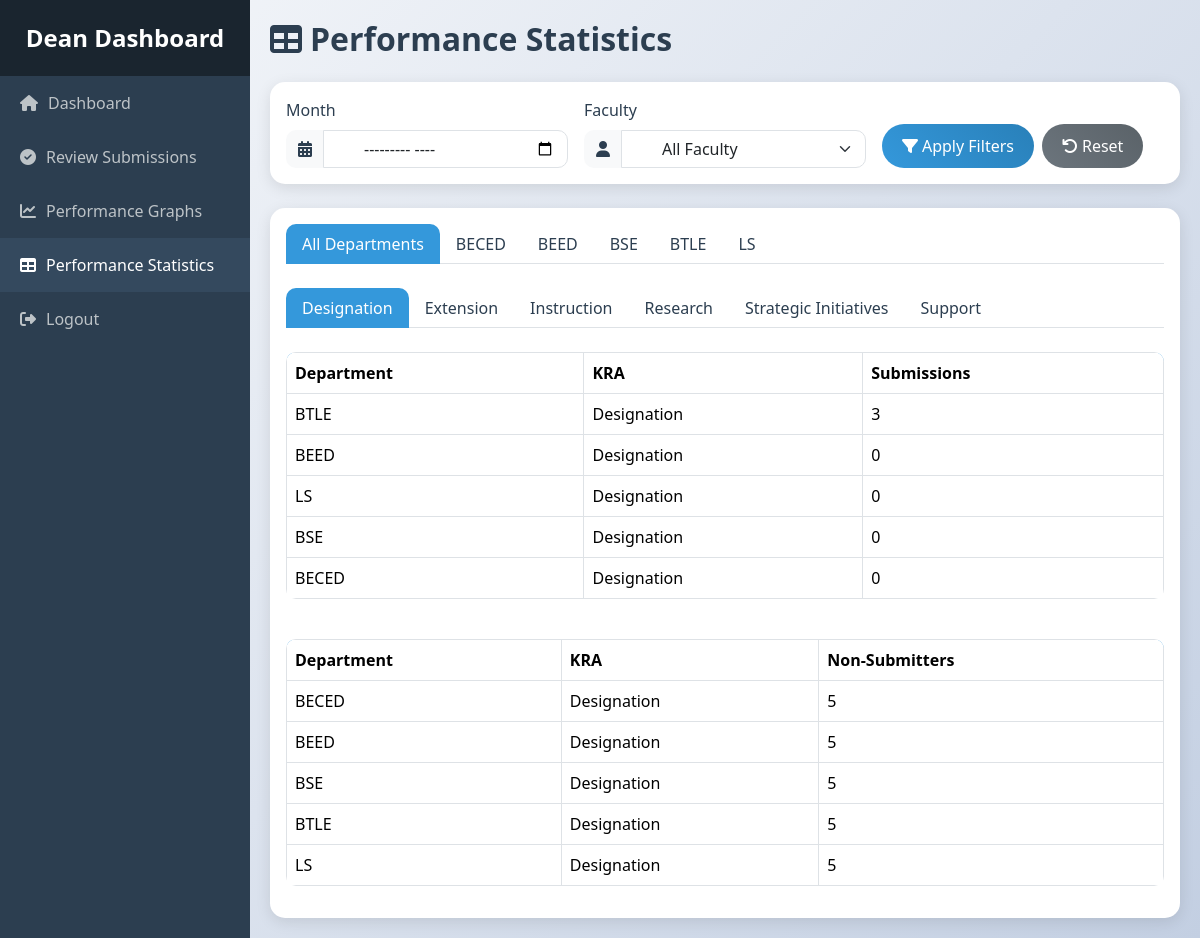
Page /report_statistics.php (signed in) on the committed database.
### tables this page shows
CREATE TABLE `department` (
  `department_id` int(11) NOT NULL,
  `department_name` varchar(100) NOT NULL
);

CREATE TABLE `kra` (
  `kra_id` int(11) NOT NULL,
  `kra_name` varchar(50) NOT NULL,
  `description` text DEFAULT NULL,
  `weight` decimal(5,2) DEFAULT 1.00
);

### report_statistics.php (the view, shortened to what this page needs)
<?php
require 'config.php';
$dept_stmt = $pdo->query("SELECT department_id, department_name FROM Department ORDER BY department_name");
$departments = $dept_stmt->fetchAll();
$kra_stmt = $pdo->query("SELECT kra_id, kra_name FROM KRA ORDER BY kra_name");
$kras = $kra_stmt->fetchAll();
$month_filter = isset($_POST['month']) ? $_POST['month'] : '';
$faculty_filter = isset($_POST['faculty']) ? $_POST['faculty'] : '';
$all_depts_data = [];
foreach ($kras as $kra) {
    $kra_id = $kra['kra_id'];
    $query = "SELECT d.department_id, d.department_name, COUNT(a.accomplishment_id) as count
              FROM Department d
              LEFT JOIN Users u ON u.department_id = d.department_id
              LEFT JOIN Accomplishment a ON a.user_id = u.user_id AND a.kra_id = ?
              WHERE u.role = 'Faculty'";
    $params = [$kra_id];
    $query .= " GROUP BY d.department_id, d.department_name ORDER BY count DESC";
    $stmt = $pdo->prepare($query);
    $stmt->execute($params);
    $dept_counts = $stmt->fetchAll();
    $non_submit_counts = [];
    foreach ($departments as $dept) {
        $dept_id = $dept['department_id'];
        $non_submit_query = "SELECT COUNT(DISTINCT u.user_id) as non_submitters
                             FROM Users u
                             LEFT JOIN Accomplishment a ON a.user_id = u.user_id AND a.kra_id = ?
                             WHERE u.role = 'Faculty' AND u.department_id = ? AND a.accomplishment_id IS NULL";
        $non_submit_params = [$kra_id, $dept_id];
        $non_submit_stmt = $pdo->prepare($non_submit_query);
        $non_submit_stmt->execute($non_submit_params);
        $non_submitters = $non_submit_stmt->fetchColumn();
        $non_submit_counts[$dept_id] = [
            'department_name' => $dept['department_name'],
            'non_submitters' => $non_submitters
        ];
    }
    $all_depts_data[$kra_id] = [
        'kra_name' => $kra['kra_name'],
        'dept_counts' => $dept_counts,
        'non_submit_counts' => $non_submit_counts
    ];
}
?>
<!DOCTYPE html>
<html lang="en">
<head>
    <link href="https://cdn.jsdelivr.net/npm/bootstrap@5.3.3/dist/css/bootstrap.min.css" rel="stylesheet">
    <link rel="stylesheet" href="https://cdnjs.cloudflare.com/ajax/libs/font-awesome/6.6.0/css/all.min.css">
</head>
<body>
    <div class="sidebar">
        <div class="sidebar-header">
            Dean Dashboard
        </div>
        <ul class="nav flex-column">
            <li class="nav-item">
                <a href="dashboard.php" class="nav-link">
                    <i class="fas fa-home"></i>
                    <span>Dashboard</span>
                </a>
            </li>
            <li class="nav-item">
                <a href="review_accomplishments.php" class="nav-link">
                    <i class="fas fa-check-circle"></i>
                    <span>Review Submissions</span>
                </a>
            </li>
            <li class="nav-item">
                <a href="report_graphs.php" class="nav-link">
                    <i class="fas fa-chart-line"></i>
                    <span>Performance Graphs</span>
                </a>
            </li>
            <li class="nav-item">
                <a href="report_statistics.php" class="nav-link active">
                    <i class="fas fa-table"></i>
                    <span>Performance Statistics</span>
                </a>
            </li>
            <li class="nav-item">
                <a href="logout.php" class="nav-link">
                    <i class="fas fa-sign-out-alt"></i>
                    <span>Logout</span>
                </a>
            </li>
        </ul>
    </div>
    <div class="content">
        <h2 class="mb-4"><i class="fas fa-table me-2"></i>Performance Statistics</h2>
        <div class="card mb-4">
            <div class="card-body">
                <form method="POST" class="row g-3">
                    <div class="col-md-4">
                        <label for="month" class="form-label">Month</label>
                        <div class="input-group">
                            <span class="input-group-text"><i class="fas fa-calendar-alt"></i></span>
                            <input type="month" class="form-control" id="month" name="month" value="<?php echo htmlspecialchars($month_filter); ?>" placeholder="Select month">
                        </div>
                    </div>
                    <div class="col-md-4">
                        <label for="faculty" class="form-label">Faculty</label>
                        <div class="input-group">
                            <span class="input-group-text"><i class="fas fa-user"></i></span>
                            <select class="form-select" id="faculty" name="faculty">
                                <option value="all" <?php echo $faculty_filter === 'all' || !$faculty_filter ? 'selected' : ''; ?>>All Faculty</option>
                            </select>
                        </div>
                    </div>
                    <div class="col-md-4 d-flex align-items-end gap-2">
                        <button type="submit" class="btn btn-gradient"><i class="fas fa-filter me-1"></i>Apply Filters</button>
                        <button type="button" class="btn btn-gradient-reset" onclick="document.getElementById('month').value='';document.getElementById('faculty').value='all';this.form.submit();"><i class="fas fa-undo me-1"></i>Reset</button>
                    </div>
                </form>
            </div>
        </div>
        <div class="card">
            <div class="card-body">
                <ul class="nav nav-tabs mb-4" id="deptTabs" role="tablist">
                    <li class="nav-item" role="presentation">
                        <button class="nav-link active"
                                id="all-depts-tab"
                                data-bs-toggle="tab"
                                data-bs-target="#all-depts"
                                type="button"
                                role="tab"
                                aria-controls="all-depts"
                                aria-selected="true">
                            All Departments
                        </button>
                    </li>
                    <?php foreach ($departments as $index => $dept): ?>
                        <li class="nav-item" role="presentation">
                            <button class="nav-link"
                                    id="dept-<?php echo $dept['department_id']; ?>-tab"
                                    data-bs-toggle="tab"
                                    data-bs-target="#dept-<?php echo $dept['department_id']; ?>"
                                    type="button"
                                    role="tab"
                                    aria-controls="dept-<?php echo $dept['department_id']; ?>"
                                    aria-selected="false">
                                <?php echo htmlspecialchars($dept['department_name']); ?>
                            </button>
                        </li>
                    <?php endforeach; ?>
                </ul>
                <div class="tab-content" id="deptTabsContent">
                    <div class="tab-pane fade show active"
                         id="all-depts"
                         role="tabpanel"
                         aria-labelledby="all-depts-tab">
                        <ul class="nav nav-tabs mb-4" id="kraTabs-all" role="tablist">
                            <?php foreach ($kras as $kra_index => $kra): ?>
                                <li class="nav-item" role="presentation">
                                    <button class="nav-link <?php echo $kra_index === 0 ? 'active' : ''; ?>"
                                            id="kra-all-<?php echo $kra['kra_id']; ?>-tab"
                                            data-bs-toggle="tab"
                                            data-bs-target="#kra-all-<?php echo $kra['kra_id']; ?>"
                                            type="button"
                                            role="tab"
                                            aria-controls="kra-all-<?php echo $kra['kra_id']; ?>"
                                            aria-selected="<?php echo $kra_index === 0 ? 'true' : 'false'; ?>">
                                        <?php echo htmlspecialchars($kra['kra_name']); ?>
                                    </button>
                                </li>
                            <?php endforeach; ?>
                        </ul>
                        <div class="tab-content" id="kraTabsContent-all">
                            <?php foreach ($kras as $kra_index => $kra): ?>
                                <?php
                                $kra_id = $kra['kra_id'];
                                $dept_counts = $all_depts_data[$kra_id]['dept_counts'];
                                $non_submit_counts = $all_depts_data[$kra_id]['non_submit_counts'];
                                ?>
                                <div class="tab-pane fade <?php echo $kra_index === 0 ? 'show active' : ''; ?>"
                                     id="kra-all-<?php echo $kra['kra_id']; ?>"
                                     role="tabpanel"
                                     aria-labelledby="kra-all-<?php echo $kra['kra_id']; ?>-tab">
                                    <div class="table-responsive mb-4">
                                        <table class="table table-bordered table-hover">
                                            <thead>
                                                <tr>
                                                    <th>Department</th>
                                                    <th>KRA</th>
                                                    <th>Submissions</th>
                                                </tr>
                                            </thead>
                                            <tbody>
                                                <?php if (empty($dept_counts)): ?>
                                                    <tr>
                                                        <td colspan="3" class="text-muted">No submissions found.</td>
                                                    </tr>
                                                <?php else: ?>
                                                    <?php foreach ($dept_counts as $dept_count): ?>
                                                        <tr>
                                                            <td><?php echo htmlspecialchars($dept_count['department_name']); ?></td>
                                                            <td><?php echo htmlspecialchars($kra['kra_name']); ?></td>
                                                            <td><?php echo $dept_count['count']; ?></td>
                                                        </tr>
                                                    <?php endforeach; ?>
                                                <?php endif; ?>
                                            </tbody>
                                        </table>
                                    </div>
                                    <div class="table-responsive">
                                        <table class="table table-bordered table-hover">
                                            <thead>
                                                <tr>
                                                    <th>Department</th>
                                                    <th>KRA</th>
                                                    <th>Non-Submitters</th>
                                                </tr>
                                            </thead>
                                            <tbody>
                                                <?php if (empty($non_submit_counts)): ?>
                                                    <tr>
                                                        <td colspan="3" class="text-muted">No non-submitters found.</td>
                                                    </tr>
                                                <?php else: ?>
                                                    <?php foreach ($non_submit_counts as $non_submit): ?>
                                                        <?php if ($non_submit['non_submitters'] > 0): ?>
                                                            <tr>
                                                                <td><?php echo htmlspecialchars($non_submit['department_name']); ?></td>
                                                                <td><?php echo htmlspecialchars($kra['kra_name']); ?></td>
                                                                <td><?php echo $non_submit['non_submitters']; ?></td>
                                                            </tr>
                                                        <?php endif; ?>
                                                    <?php endforeach; ?>
                                                <?php endif; ?>
                                            </tbody>
                                        </table>
                                    </div>
                                </div>
                            <?php endforeach; ?>
                        </div>
                    </div>
                </div>
            </div>
        </div>
    </div>
</body>
</html>

### report_statistics.php (style rules this page uses)
body { background: linear-gradient(135deg, #f5f7fa 0%, #c3cfe2 100%); min-height: 100vh; font-family: 'Segoe UI', sans-serif; }
.sidebar { position: fixed; top: 0; left: 0; height: 100%; width: 250px; background: #2c3e50; color: #fff; transition: all 0.3s; overflow-y: auto; z-index: 1000; }
.sidebar .sidebar-header { padding: 20px; background: #1a252f; text-align: center; font-size: 1.5rem; font-weight: bold; }
.sidebar .nav-link { color: #bdc3c7; padding: 15px 20px; display: flex; align-items: center; transition: all 0.3s; }
.sidebar .nav-link:hover, .sidebar .nav-link.active { background: #34495e; color: #fff; }
.sidebar .nav-link i { margin-right: 10px; }
.content { margin-left: 250px; padding: 20px; transition: all 0.3s; }
.card { border: none; border-radius: 15px; box-shadow: 0 4px 15px rgba(0, 0, 0, 0.1); }
.table { background: #fff; border-radius: 10px; overflow: hidden; }
.table thead { background: #3498db; color: #fff; }
.nav-tabs .nav-link { border: none; border-radius: 10px 10px 0 0; color: #2c3e50; transition: all 0.3s; }
.nav-tabs .nav-link.active { background: #3498db; color: #fff; }
.form-control, .form-select { border-radius: 10px; padding-left: 2.5rem; }
.input-group-text { background: #f8f9fa; border-radius: 10px 0 0 10px; border: none; color: #2c3e50; }
.btn-gradient { background: linear-gradient(45deg, #3498db, #2980b9); border: none; color: #fff; padding: 10px 20px; border-radius: 25px; transition: all 0.3s; }
.btn-gradient-reset { background: linear-gradient(45deg, #6c757d, #5a6268); border: none; color: #fff; padding: 10px 20px; border-radius: 25px; transition: all 0.3s; }
h2 { color: #2c3e50; font-weight: 700; }
.form-label { color: #2c3e50; font-weight: 500; }

### rows in the picture
department: department_name "BECED", count "0"
department: department_name "BEED", count "0"
department: department_name "BSE", count "0"
department: department_name "BTLE", count "3"
department: department_name "LS", count "0"
kra: kra_name "Designation", department_name "BECED", non_submitters "5", department_name "BEED", department_name "BSE", department_name "BTLE", department_name "LS"
kra: kra_name "Extension"
kra: kra_name "Instruction"
kra: kra_name "Research"
kra: kra_name "Strategic Initiatives"
kra: kra_name "Support"
